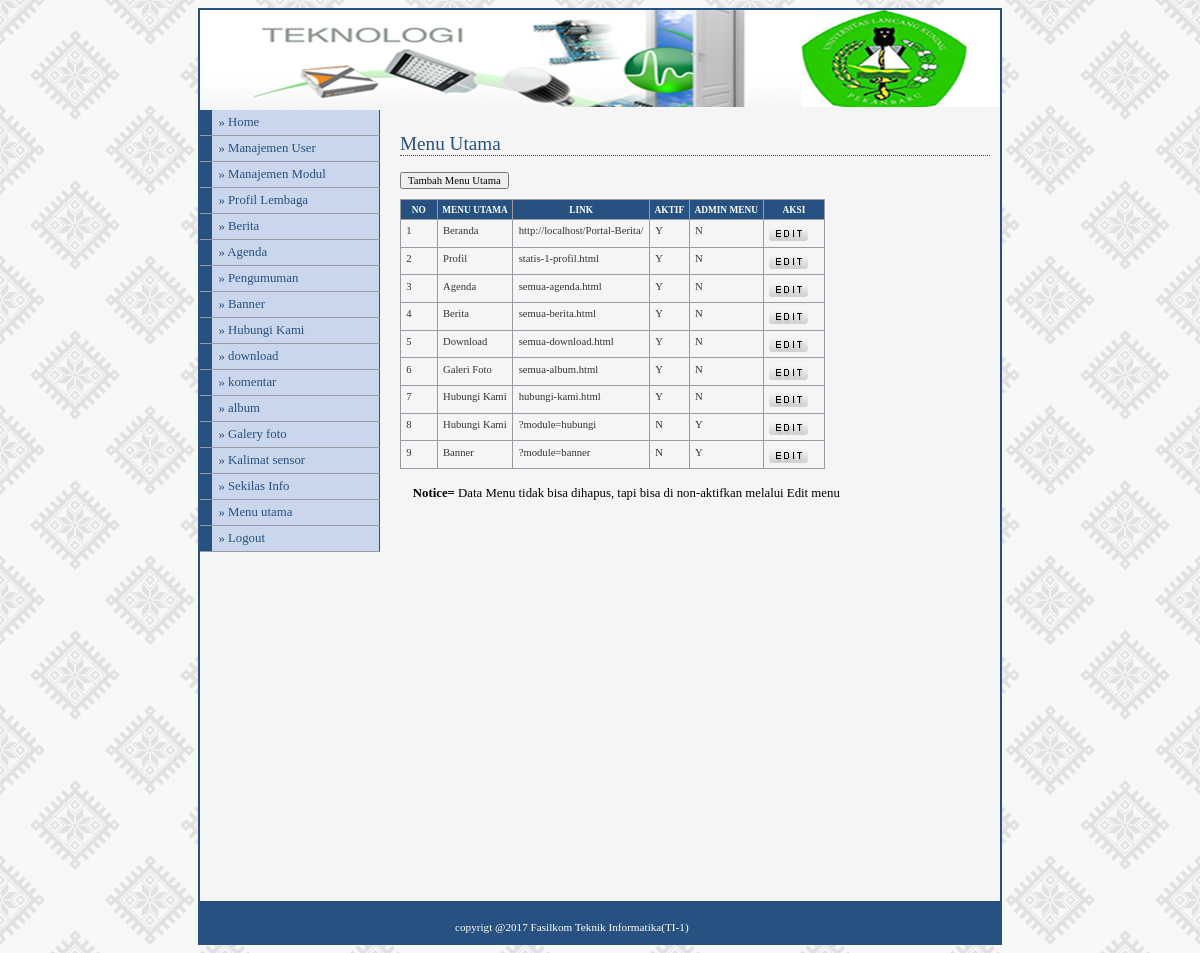
Page /admin/media.php?module=menuutama (signed in) on the committed database.
### tables this page shows
CREATE TABLE IF NOT EXISTS `mainmenu` (
`id_main` int(5) NOT NULL,
  `nama_menu` varchar(50) DEFAULT NULL,
  `link` varchar(100) DEFAULT NULL,
  `aktif` enum('Y','N') NOT NULL DEFAULT 'Y',
  `adminmenu` enum('Y','N') NOT NULL
);

CREATE TABLE IF NOT EXISTS `modul` (
`id_modul` int(5) NOT NULL,
  `nama_modul` varchar(50) NOT NULL,
  `link` varchar(50) NOT NULL,
  `publish` enum('Y','N') NOT NULL,
  `status` enum('user','admin') NOT NULL,
  `urutan` int(5) NOT NULL,
  `aktif` enum('Y','N') NOT NULL
);

### admin/modul/mod_menuutama/menuutama.php (the view, shortened to what this page needs)
<?php
 if (empty($_SESSION['username']) AND empty($_SESSION['passuser'])){
  echo "<link href='style.css' rel='stylesheet' type='text/css'>
 <center>Untuk mengakses modul, Anda harus login <br>";
  echo "<a href=../../index.php><b>LOGIN</b></a></center>";
}
else{
switch(@$_GET['act']){
  default:
    echo "<h2>Menu Utama</h2>
          <input type=button value='Tambah Menu Utama'
          onclick=\"window.location.href='?module=menuutama&act=tambahmenuutama';\">
          <table class='list'><thead>
          <tr><th class='center'>no</th>
          <th class='center'>menu utama</th>
          <th class='left'>link</th>
          <th class='center'>aktif</th>
          <th class='center'>admin menu</th>
          <th class='center'>aksi</th></tr></thead><tbody>";
    $tampil=mysql_query("SELECT * FROM mainmenu");
    $no=1;
    while ($r=mysql_fetch_array($tampil)){
       echo "<tr><td class='center' width='25'>$no</td>
             <td class='left'>$r[nama_menu]</td>
             <td class='left'>$r[link]</td>
             <td class='center'>$r[aktif]</td>
             <td class='center'>$r[adminmenu]</td>
             <td class='center' width='50'><a href=?module=menuutama&act=editmenuutama&id=$r[id_main]><img src='images/edit.png' border='0' title='edit' /></a>
             </td></tr>";
      $no++;
    }
    echo "</tbody></table>";
    echo "<p><b>Notice=</b> Data Menu tidak bisa dihapus, tapi bisa di non-aktifkan melalui Edit menu<br><p><br>";
    break;
}
}
?>

### admin/menu.php (shortened to what this page needs)
<?php
if ($_SESSION['level']=='admin'){
$sql=mysql_query("SELECT * FROM modul ORDER BY urutan");
}
else{
$sql=mysql_query("SELECT * FROM modul
WHERE status='user' ORDER BY urutan");
}
while ($data=mysql_fetch_array($sql)){
echo "<li><a href='$data[link]'>
&#187; $data[nama_modul]</a></li>";
}
?>

### admin/adminstyle1.css (style rules this page uses)
body { font-family : Tahoma; text-align : center; }
#content1 p { font-size : 80%; line-height : 1.8em; padding-left : 1em; }
#menu li { Width : 180px; border-bottom : 1px solid #969BA5; margin : 0; padding : 0; font-size : 80%; vertical-align : bottom; }
#menu a:link, #menu a:visited { Display : block; padding : 5px 5px 5px 0.5em; border-left : 12px solid #265180; border-right : 1px solid #265180; background-color : #CAD6EC; color : #265180; text-decoration : none; }
a:link,a:visited { color : #265180; }
h2 { font : normal 120% Georgia; color : #265180; background-color : transparent; border-bottom : 1px dotted #265180; }
table { font-family : Tahoma; font-size : 8pt; border-width : 1px; border-style : solid; border-color : #999999; border-collapse : collapse; margin : 10px 0px; }
th { color : #FFFFFF; font-size : 7pt; text-transform : uppercase; text-align : center; padding : 0.5em; border-width : 1px; border-style : solid; border-color : #969BA5; border-collapse : collapse; background-color : #265180; }
td { padding : 0.5em; color : #333333; vertical-align : top; border-width : 1px; border-style : solid; border-color : #969BA5; border-collapse : collapse; }
input,textarea,select { font-family : Tahoma; font-size : 8pt; }

### rows in the picture
mainmenu: nama_menu "Beranda", link "http://localhost/Portal-Berita/", aktif "Y", adminmenu "N"
mainmenu: nama_menu "Profil", link "statis-1-profil.html", aktif "Y", adminmenu "N"
mainmenu: nama_menu "Agenda", link "semua-agenda.html", aktif "Y", adminmenu "N"
mainmenu: nama_menu "Berita", link "semua-berita.html", aktif "Y", adminmenu "N"
mainmenu: nama_menu "Download", link "semua-download.html", aktif "Y", adminmenu "N"
mainmenu: nama_menu "Galeri Foto", link "semua-album.html", aktif "Y", adminmenu "N"
mainmenu: nama_menu "Hubungi Kami", link "hubungi-kami.html", aktif "Y", adminmenu "N"
mainmenu: nama_menu "Hubungi Kami", link "?module=hubungi", aktif "N", adminmenu "Y"
mainmenu: nama_menu "Banner", link "?module=banner", aktif "N", adminmenu "Y"
modul: nama_modul "Manajemen User"
modul: nama_modul "Manajemen Modul"
modul: nama_modul "Profil Lembaga"
modul: nama_modul "Berita"
modul: nama_modul "Agenda"
modul: nama_modul "Pengumuman"
modul: nama_modul "Banner"
modul: nama_modul "Hubungi Kami"
modul: nama_modul "download"
modul: nama_modul "komentar"
modul: nama_modul "album"
modul: nama_modul "Galery foto"
modul: nama_modul "Kalimat sensor"
modul: nama_modul "Sekilas Info"
modul: nama_modul "Menu utama"
